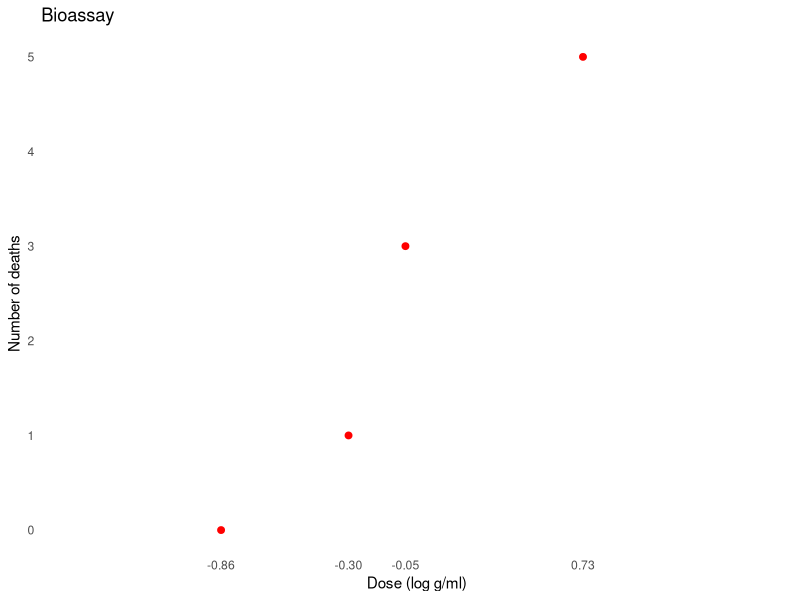
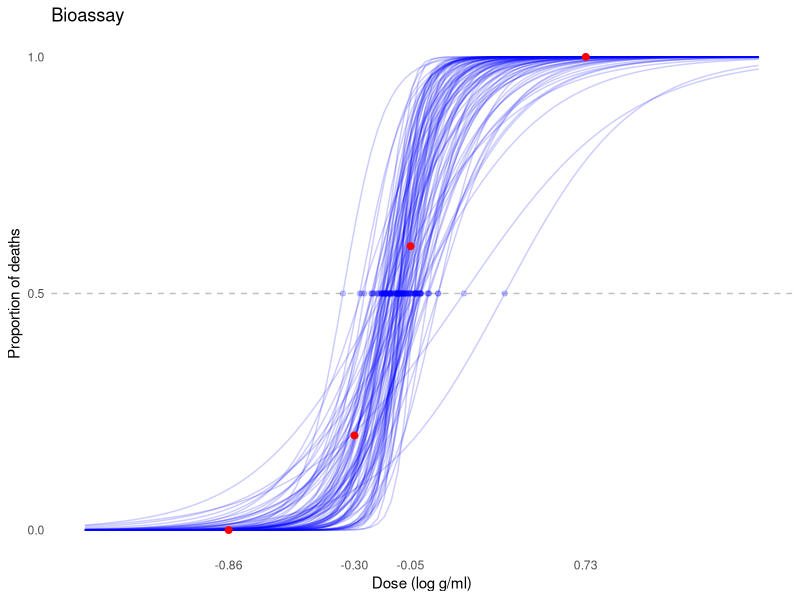
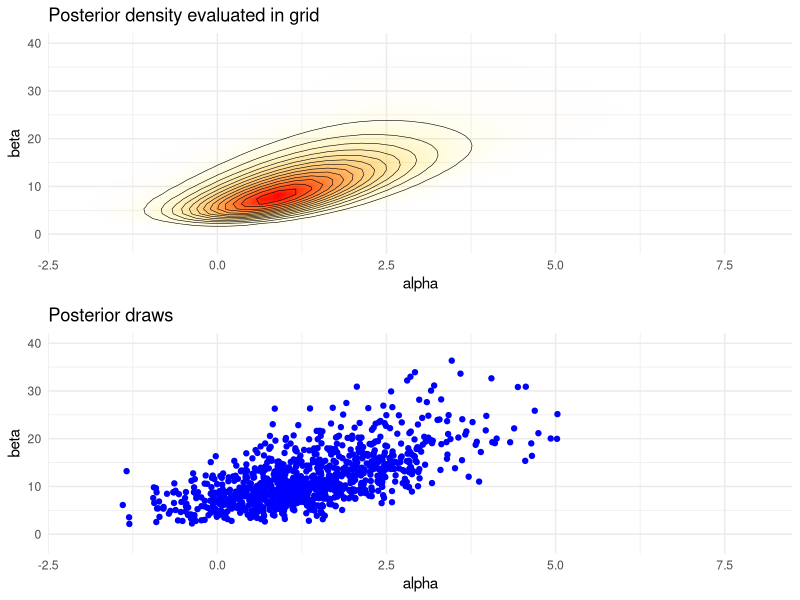
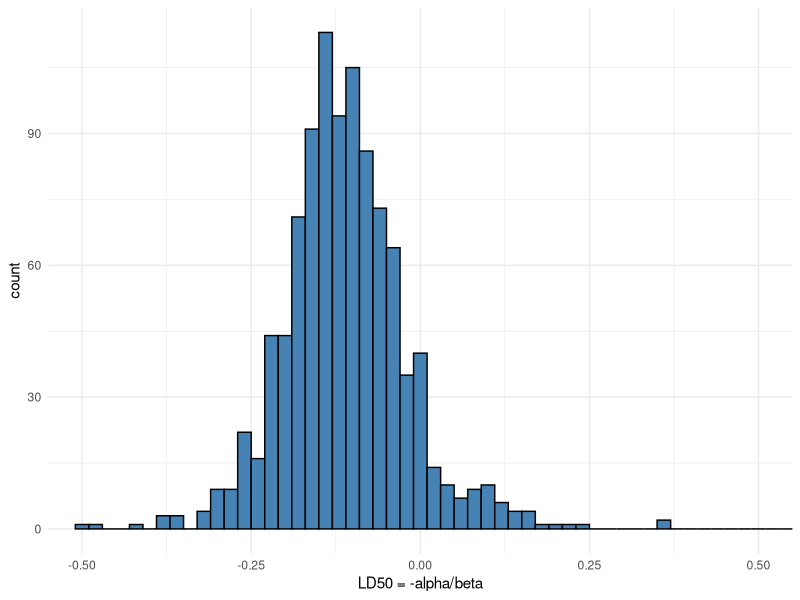

R code for these plots, in order:
#' ---
#' title: "Bayesian data analysis demo 3.6"
#' author: "Aki Vehtari, Markus Paasiniemi"
#' date: "`r format(Sys.Date())`"
#' output:
#'   html_document:
#'     theme: readable
#'     code_download: true
#' ---

#' ## Binomial regression and grid sampling for Bioassay data (BDA3 p. 74-)
#' 

#' ggplot2, and gridExtra are used for plotting, tidyr for manipulating data frames
#+ setup, message=FALSE, error=FALSE, warning=FALSE
library(ggplot2)
theme_set(theme_minimal())
library(gridExtra)
library(tidyr)
library(dplyr)
library(purrr)

#' Data
df1 <- data.frame(
  x = c(-0.86, -0.30, -0.05, 0.73),
  n = c(5, 5, 5, 5),
  y = c(0, 1, 3, 5)
)

#' Plot data
ggplot(df1, aes(x=x, y=y)) +
    geom_point(size=2, color='red') +
    scale_x_continuous(breaks = df1$x, minor_breaks=NULL, limits = c(-1.5, 1.5)) +
    scale_y_continuous(breaks = 0:5, minor_breaks=NULL) +
    labs(title = 'Bioassay', x = 'Dose (log g/ml)', y = 'Number of deaths') +
    theme(panel.grid.major = element_blank())

#' Compute the posterior density in grid
#' 
#'  - usually should be computed in logarithms!
#'  - with alternative prior, check that range and spacing of A and B are sensible
A = seq(-4, 8, length.out = 50)
B = seq(-10, 40, length.out = 50)

#' Make vectors that contain all pairwise combinations of A and B
cA <- rep(A, each = length(B))
cB <- rep(B, length(A))

#' Make a helper function to calculate the log likelihood
#' given a dataframe with x, y, and n and evaluation
#' points a and b. For the likelihood see BDA3 p. 75<br>
#' `log1p(x)` computes log(x+1) in numerically more stable way.
logl <- function(df, a, b)
  df['y']*(a + b*df['x']) - df['n']*log1p(exp(a + b*df['x']))

#' Calculate likelihoods: apply logl function for each observation
#' ie. each row of data frame of x, n and y
p <- apply(df1, 1, logl, cA, cB) %>%
  # sum the log likelihoods of observations
  # and exponentiate to get the joint likelihood
  rowSums() %>% exp()

#' Sample from the grid (with replacement)
nsamp <- 1000
samp_indices <- sample(length(p), size = nsamp,
                       replace = T, prob = p/sum(p))
samp_A <- cA[samp_indices[1:nsamp]]
samp_B <- cB[samp_indices[1:nsamp]]
#' Add random jitter, see BDA3 p. 76
samp_A <- samp_A + runif(nsamp, (A[1] - A[2])/2, (A[2] - A[1])/2)
samp_B <- samp_B + runif(nsamp, (B[1] - B[2])/2, (B[2] - B[1])/2)
#'  Create data frame
samps <- data_frame(ind = 1:nsamp, alpha = samp_A, beta = samp_B) %>%
  mutate(ld50 = - alpha/beta)

#' Plot draws of logistic curves
invlogit <- plogis
xr <- seq(-1.5, 1.5, length.out = 100)
dff <- pmap_df(samps[1:100,], ~ data_frame(x = xr, id=..1,
                                   f = invlogit(..2 + ..3*x)))
ppost <- ggplot(df1, aes(x=x, y=y/n)) +
  geom_line(data=dff, aes(x=x, y=f, group=id), linetype=1, color='blue', alpha=0.2) +
  geom_point(size=2, color='red') +
  scale_x_continuous(breaks = df1$x, minor_breaks=NULL, limits = c(-1.5, 1.5)) +
  scale_y_continuous(breaks = seq(0,1,length.out=3), minor_breaks=NULL) +
  labs(title = 'Bioassay', x = 'Dose (log g/ml)', y = 'Proportion of deaths') +
  theme(panel.grid.major = element_blank())
#' add 50% deaths line and LD50 dots
ppost + geom_hline(yintercept = 0.5, linetype = 'dashed', color = 'gray') +
  geom_point(data=samps[1:100,], aes(x=ld50, y=0.5), color='blue', alpha=0.2)

#' Create a plot of the posterior density
# limits for the plots
xl <- c(-2, 8)
yl <- c(-2, 40)
pos <- ggplot(data = data.frame(cA ,cB, p), aes(cA, cB)) +
  geom_raster(aes(fill = p, alpha = p), interpolate = T) +
  geom_contour(aes(z = p), colour = 'black', size = 0.2) +
  coord_cartesian(xlim = xl, ylim = yl) +
  labs(title = 'Posterior density evaluated in grid', x = 'alpha', y = 'beta') +
  scale_fill_gradient(low = 'yellow', high = 'red', guide = F) +
  scale_alpha(range = c(0, 1), guide = F)

#' Plot of the draws
sam <- ggplot(data = samps) +
  geom_point(aes(alpha, beta), color = 'blue') +
  coord_cartesian(xlim = xl, ylim = yl) +
  labs(title = 'Posterior draws', x = 'alpha', y = 'beta')

#' Combine the plots
grid.arrange(pos, sam, nrow=2)

#' Plot of the histogram of LD50
his <- ggplot(data = samps) +
  geom_histogram(aes(ld50), binwidth = 0.02,
                 fill = 'steelblue', color = 'black') +
  coord_cartesian(xlim = c(-0.5, 0.5)) +
  labs(x = 'LD50 = -alpha/beta')
his
